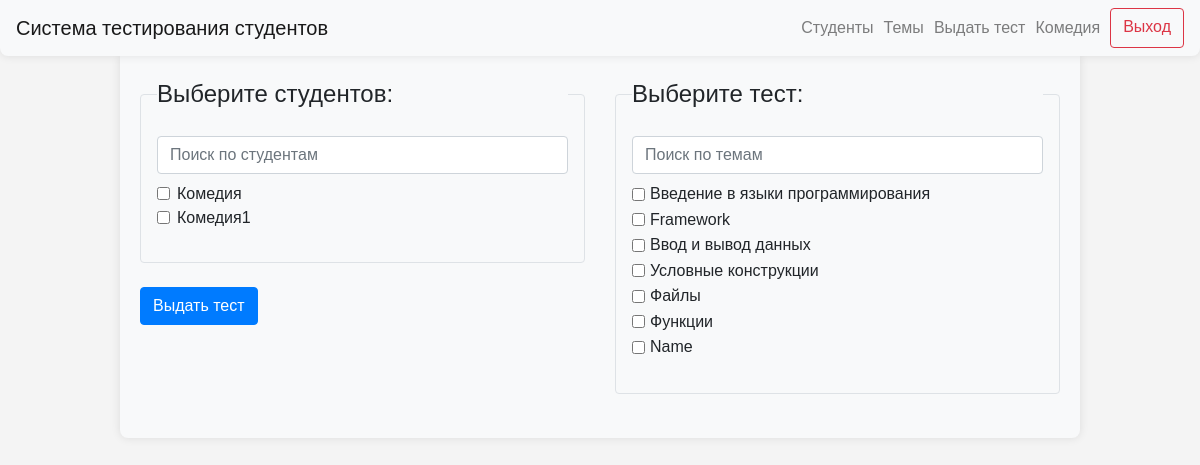
The page /group/1/give_test (signed in) on the database as committed earlier.
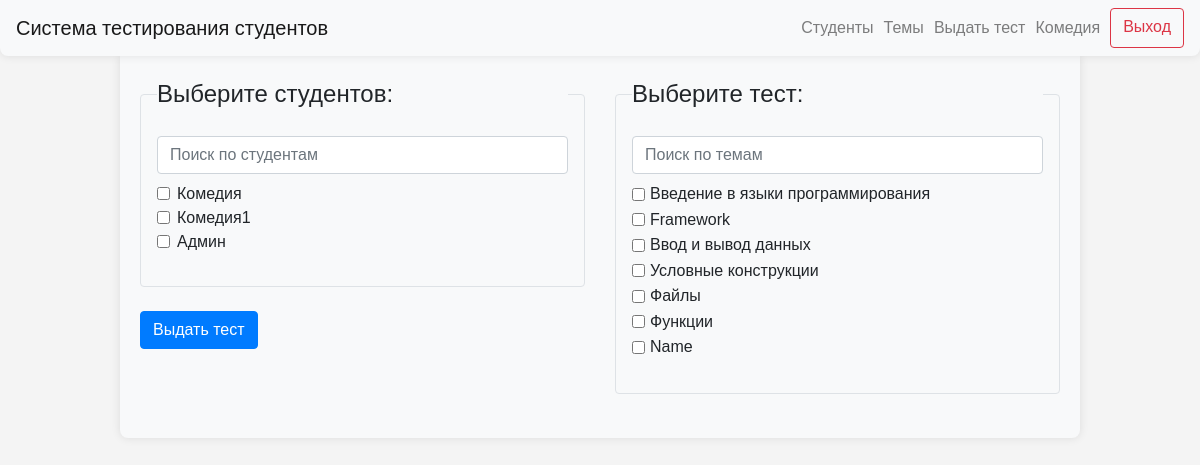
The same page on the database as committed later.
### data/users.py (models this page shows)
class User(SqlAlchemyBase, UserMixin, SerializerMixin):
    __tablename__ = "users"
    id = sqlalchemy.Column(
        sqlalchemy.Integer,
        primary_key=True,
        autoincrement=True,
    )
    name = sqlalchemy.Column(
        sqlalchemy.String,
        nullable=True,
    )
    group_id = sqlalchemy.Column(
        sqlalchemy.Integer,
        sqlalchemy.ForeignKey(
            "groups.id",
            ondelete="CASCADE",
        ),
        nullable=False,
    )
    date_of_birth = sqlalchemy.Column(
        sqlalchemy.Date,
        nullable=True,
    )
    user_level = sqlalchemy.Column(
        sqlalchemy.String,
        default="student",
    )
    avatar = sqlalchemy.Column(
        sqlalchemy.String,
        nullable=True,
        default="icon.jpg",
    )

### data/topics.py (models this page shows)
class Topic(SqlAlchemyBase, UserMixin, SerializerMixin):
    __tablename__ = "topics"
    id = sqlalchemy.Column(sqlalchemy.Integer,
                           primary_key=True, autoincrement=True)
    name = sqlalchemy.Column(sqlalchemy.String, nullable=True)

### server.py (the view, shortened to what this page needs)
@app.route("/group/<int:group_id>/give_test", methods=["GET", "POST"])
@login_required
def give_test(group_id):
    if current_user.user_level == "admin":
        db_sess = db_session.create_session()
        students = db_sess.query(User).filter(User.user_level != "admin" and User.group_id == group_id)
        topics = db_sess.query(Topic)
    else:
        abort(403)
    return render_template(
        "give_test.html",
        students=students,
        topics=topics,
        title="Выдача тестов",
        group_id=group_id,
    )

### data/db_session.py (called while the page is built)
def create_session() -> Session:
    global __factory
    return __factory()

### server.py (called while the page is built)
@login_manager.user_loader
def load_user(user_id):
    db_sess = db_session.create_session()
    return db_sess.query(User).get(user_id)

### templates/give_test.html (shortened to what this page needs)
{% extends "base.html" %}
{% block content %}
<form action="/group/{{ group_id }}/give_test" method="post">
    <div class="row justify-content-center">
        <div class="col-md-6">
            <fieldset class="border p-3 rounded">
                <legend class="form-legend">Выберите студентов:</legend>
                <div class="form-group">
                    <input type="text" class="form-control mb-2" id="student-search" placeholder="Поиск по студентам">
                    {% for student in students %}
                    <div class="form-check student">
                        <input type="checkbox" class="form-check-input" id="student-{{ student.id }}"
                               name="students" value="{{ student.id }}">
                        <label class="form-check-label" for="student-{{ student.id }}">{{ student.name }}</label>
                    </div>
                    {% endfor %}
                </div>
            </fieldset>
            <br>
            <button type="submit" class="btn btn-primary float-end" onclick="return validateSelection()">Выдать
                тест
            </button>
        </div>
        <div class="col-md-6">
            <fieldset class="border p-3 rounded">
                <legend class="form-legend">Выберите тест:</legend>
                <div class="form-group">
                    <input type="text" class="form-control mb-2" id="topic-search" placeholder="Поиск по темам">
                    <ul class="list-unstyled">
                        {% for topic in topics %}
                        <li class="topic">
                            <div class="form-check form-check-inline">
                                <input type="checkbox" class="form-check-input" id="topic-{{ topic.id }}" name="topics"
                                       value="{{ topic.id }}">
                                <label class="form-check-label" for="topic-{{ topic.id }}">{{ topic.name }}</label>
                            </div>
                        </li>
                        {% endfor %}
                    </ul>
                </div>
            </fieldset>
            <br>
        </div>
    </div>
</form>
{% endblock %}

### templates/base.html (shortened to what this page needs)
<!doctype html>
<html lang="en">
<head>
    <link rel="stylesheet"
          href="https://stackpath.bootstrapcdn.com/bootstrap/4.4.1/css/bootstrap.min.css"
>
    <link rel="stylesheet" type="text/css" href="../static/css/style.css">
</head>
<body>
<header>
    <nav class="navbar navbar-light bg-light custom-navbar">
        <a class="navbar-brand" href="/">Система тестирования студентов</a>
        {% if current_user.is_authenticated %}
        <div class="d-flex flex-row-reverse">
            <a class="btn btn-outline-danger spaced-element" style="margin-left: 10px; text-align: center;"
               href="/logout">Выход</a>
            {% if current_user.user_level == 'admin' %}
            <a class="navbar-text" style="margin-left: 10px; text-align: center;">{{ current_user.name }}</a>
            <a class="navbar-text" style="margin-left: 10px; text-align: center;" href="/select_group_for_test">Выдать тест</a>
            <a class="navbar-text" style="margin-left: 10px; text-align: center;" href="/topics">Темы</a>
            <a class="navbar-text" style="margin-left: 10px; text-align: center;" href="/groups">Студенты</a>
            {% else %}
            <a class="navbar-text" style="margin-left: 10px; text-align: center;" href="{{ url_for('personal_cabinet', user_id=current_user.id) }}">{{ current_user.name }}</a>
            {% endif %}
        </div>
        {% endif %}
    </nav>
</header>
<main role="main" class="container">
    {% block content %}
    {% endblock %}
</main>
</body>
</html>

### static/css/style.css (style rules this page uses)
body { font-family: Arial, sans-serif; margin: 0; padding: 0; background-color: #f4f4f4; }
.custom-navbar { margin: 0 auto; background-color: #f8f9fa; border-radius: 0 0 8px 8px; box-shadow: 0 0 10px rgba(0,0,0,0.1); }

### templates/give_test.html (style rules this page uses)
body { font-family: Arial, sans-serif; margin: 0; padding: 0; background-color: #f4f4f4; }
.container { width: 80%; margin: 0 auto; padding: 20px; background-color: #f8f9fa; border-radius: 0 0 8px 8px; box-shadow: 0 0 10px rgba(0,0,0,0.1); }

Rows that differ between the two databases and show on the page:
added User: name "Админ"
